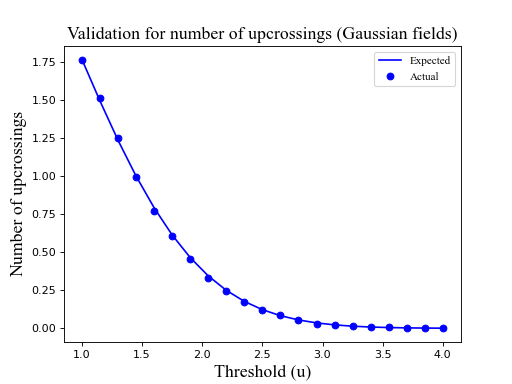

Write Python code to recreate this figure.

import numpy as np
from matplotlib import pyplot
import rft1d


#(0) Specify parameters:
np.random.seed(0)
nResponses = 1000
nNodes     = 101
FWHM       = 10.0
U          = np.linspace(1, 4, 21)   #threshold heights

#(1) Expected number of upcrossings:
rftcalc    = rft1d.prob.RFTCalculator(STAT='Z', nodes=nNodes, FWHM=FWHM)
nExpected  = rftcalc.expected.number_of_upcrossings(U)


#(2) Generate null data:
y          = rft1d.randn1d(nResponses, nNodes, FWHM)


#(3) Compute actual number of upcrossings:
calc       = rft1d.geom.ClusterMetricCalculator()
nActual    = np.array([[calc.nUpcrossings(yy, uu)   for yy in y]  for uu in U]).mean(axis=1)


#(4) Plot results:
pyplot.close('all')
ax      = pyplot.axes()
name    = 'Times New Roman'
ax.plot(U, nExpected, 'b-', label='Expected')
ax.plot(U, nActual, 'bo', label='Actual')
leg     = ax.legend()
pyplot.setp(leg.get_texts(), name=name)
ax.set_xlabel('Threshold (u)', size=16, name=name)
ax.set_ylabel('Number of upcrossings', size=16, name=name)
ax.set_title('Validation for number of upcrossings (Gaussian fields)', size=16, name=name)
pyplot.show()
